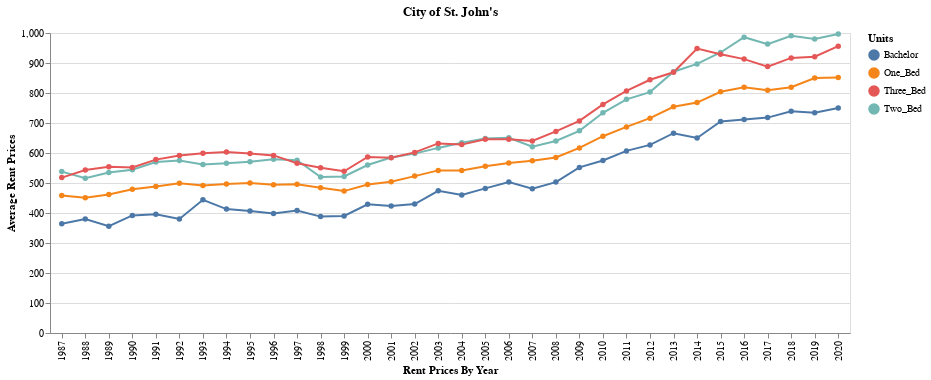

Notebook code cell kept with this figure:
### Markdown cell above
Plot line from Altair, so as to make it interactive

### Code cell
plotLineinAltair(combined_df, "St. John\'s")

### Figure 1 — Vega-Lite specification as saved in the notebook (floating-point values rounded to 4 significant figures; data arrays with more than 128 entries replaced by an {"elided": "..."} marker saying what was removed)
{"config": {"view": {"continuousWidth": 400, "continuousHeight": 300}}, "layer": [{"mark": {"type": "line", "point": true}, "encoding": {"color": {"field": "Units", "type": "nominal"}, "tooltip": [{"field": "Year", "type": "quantitative"}, {"field": "Units", "type": "nominal"}, {"field": "Prices", "type": "quantitative"}], "x": {"axis": {"title": "Rent Prices By Year"}, "field": "Year", "type": "ordinal"}, "y": {"axis": {"title": "Average Rent Prices"}, "field": "Prices", "type": "quantitative"}}}, {"mark": "point", "encoding": {"opacity": {"value": 0}, "x": {"field": "Year", "type": "ordinal"}}, "selection": {"selector001": {"type": "single", "nearest": true, "on": "mouseover", "fields": ["Year"], "empty": "none"}}}, {"mark": {"type": "text", "align": "left", "dx": 5, "dy": -5}, "encoding": {"color": {"field": "Units", "type": "nominal"}, "text": {"condition": {"field": "Prices", "type": "quantitative", "selection": "selector001"}, "value": " "}, "tooltip": [{"field": "Year", "type": "quantitative"}, {"field": "Units", "type": "nominal"}, {"field": "Prices", "type": "quantitative"}], "x": {"axis": {"title": "Rent Prices By Year"}, "field": "Year", "type": "ordinal"}, "y": {"axis": {"title": "Average Rent Prices"}, "field": "Prices", "type": "quantitative"}}}, {"mark": "point", "encoding": {"color": {"field": "Units", "type": "nominal"}, "opacity": {"condition": {"value": 1, "selection": "selector001"}, "value": 0}, "tooltip": [{"field": "Year", "type": "quantitative"}, {"field": "Units", "type": "nominal"}, {"field": "Prices", "type": "quantitative"}], "x": {"axis": {"title": "Rent Prices By Year"}, "field": "Year", "type": "ordinal"}, "y": {"axis": {"title": "Average Rent Prices"}, "field": "Prices", "type": "quantitative"}}}], "data": {"name": "data-8c52be2605a5deef154019becfaaaaf1"}, "height": 300, "title": "City of St. John's", "width": 800, "$schema": "https://vega.github.io/schema/vega-lite/v4.17.0.json", "datasets": {"data-8c52be2605a5deef154019becfaaaaf1": {"elided": "136 records"}}}
